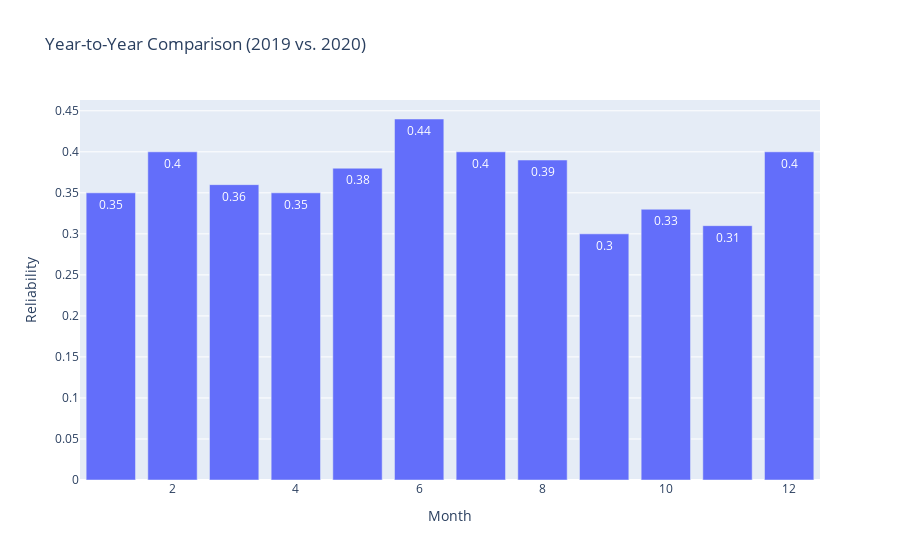

The cell this chart's notebook holds for it:
### Markdown cell above
Tutaj stwórz odpowiedni wykres, zapisz do na później pod nazwą `yoy_comparision_fig`. Pamiętaj o dobrych praktykach - niech wykres posiada wszystkie opisy oraz opisowe etykiety osi.

### Code cell
yoy_comparision_fig = go.Figure()

for year in yoy_comparision_to_plot_df.columns:
    yoy_comparision_fig.add_trace(go.Bar(
        x=yoy_comparision_to_plot_df.index,
        y=yoy_comparision_to_plot_df[year],
        name=str(year),
        text=yoy_comparision_to_plot_df[year].round(2),
        textposition='auto',
    ))

yoy_comparision_fig.update_layout(barmode='group', xaxis_title='Month', yaxis_title='Reliability', title='Year-to-Year Comparison (2019 vs. 2020)')

yoy_comparision_fig.show()

### Figure 1 — Plotly figure (JSON) as saved in the notebook; plotly's stock layout.template omitted (floating-point values rounded to 4 significant figures)
{"data": [{"name": "2019", "text": [0.35, 0.4, 0.36, 0.35, 0.38, 0.44, 0.4, 0.39, 0.3, 0.33, 0.31, 0.4], "textposition": "auto", "type": "bar", "x": [1, 2, 3, 4, 5, 6, 7, 8, 9, 10, 11, 12], "y": [0.35, 0.4, 0.36, 0.35, 0.38, 0.44, 0.4, 0.39, 0.3, 0.33, 0.31, 0.4]}], "layout": {"barmode": "group", "title": {"text": "Year-to-Year Comparison (2019 vs. 2020)"}, "xaxis": {"title": {"text": "Month"}}, "yaxis": {"title": {"text": "Reliability"}}}}
